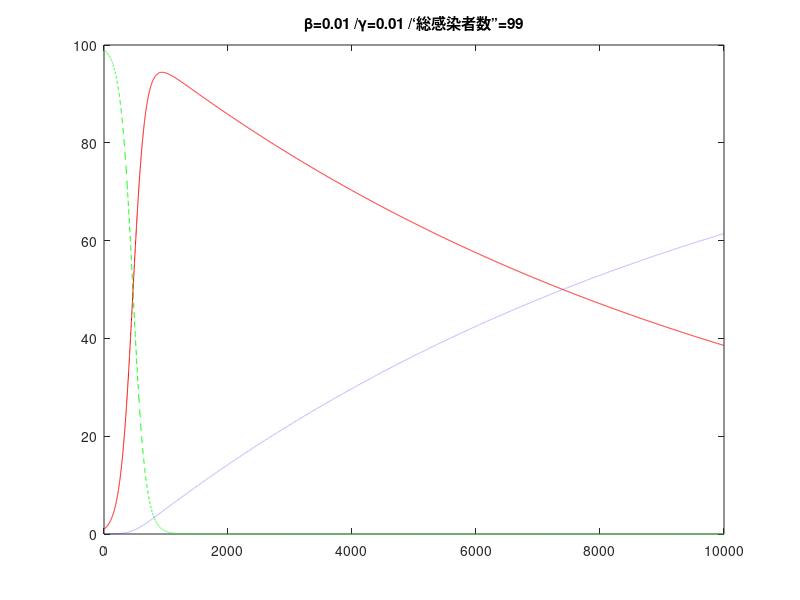

MATLAB code for this plot:
dt=0.01;Tmax=10000;
S=zeros(1,Tmax);S(1)=99;%未感染者数
I=zeros(1,Tmax);I(1)=1;%感染者数
R=zeros(1,Tmax);R(1)=0;%回復者数
b=0.01;g=0.01;
for T=1:Tmax-1
    S(T+1)=S(T)+dt*( -b*S(T)*I(T)           );
    I(T+1)=I(T)+dt*(  b*S(T)*I(T) -g*I(T)   );
    R(T+1)=R(T)+dt*(               g*I(T)   );
end
X=1:Tmax;
plot(X,S,'g--',X,I,'r',X,R,'b:');
title(strcat('β=',num2str(b),' /γ=',num2str(g),' /‘総感染者数”=',num2str(S(1)-S(Tmax)) ));
